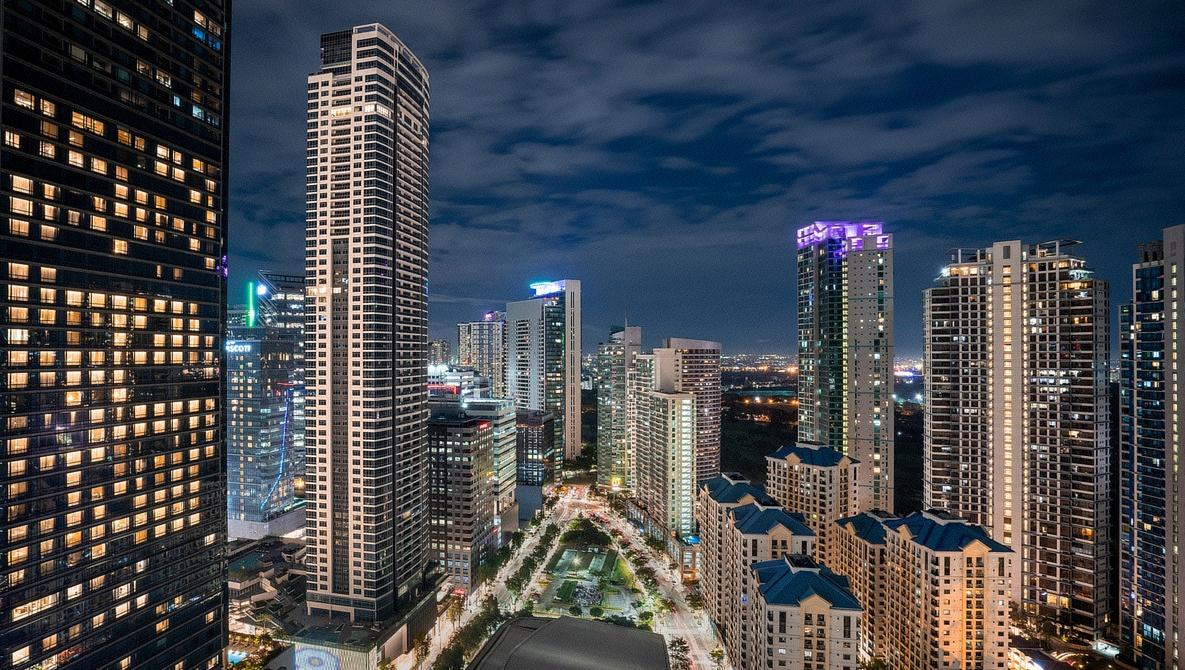
#> input picture IMG/lib/compressed_image_50.jpg, 1185 x 670 px, given in place of ciudad.jpg, which was not available
$ python lib.py
#> lines starting #> are read from the running program, lines starting #| are printed output that depends on the picture; pictures that were not available may be replaced by others from this repository, and a replacement may not be noted
import numpy as np
from scipy.fftpack import fft2, ifft2
from skimage import io, img_as_float
from skimage.util import img_as_ubyte

def pad_to_power_of_two(image):
    """ Pad image dimensions to the next power of two. """
    h, w = image.shape[:2]
#> h = 670; w = 1185
    new_h = 1 << (h - 1).bit_length()
#> new_h = 1024
    new_w = 1 << (w - 1).bit_length()
#> new_w = 2048
    padded_image = np.zeros((new_h, new_w, 3))
    padded_image[:h, :w, :] = image
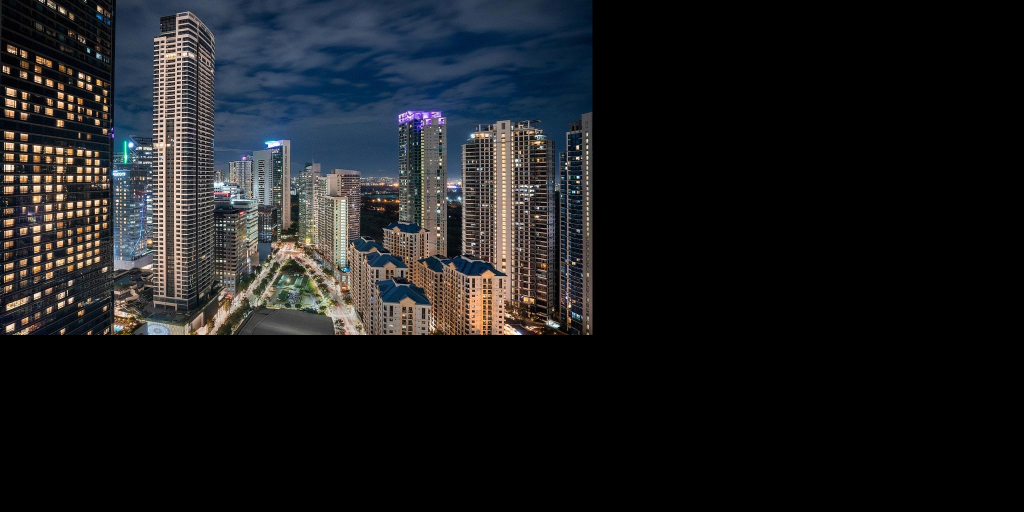
#> padded_image: shape (1024, 2048, 3) float64 (shown at 1/2 size); mean R, G, B 0.104, 0.11, 0.119
    return padded_image, (h, w)

def compress_channel(channel, compression_rate):
    """ Apply FFT, zero out coefficients, and apply inverse FFT. """
    # Perform FFT on the 2D channel
    transformed = fft2(channel)

    # Flatten the 2D FFT result and sort by magnitude
    flat = np.abs(transformed).flatten()
    threshold = np.percentile(flat, compression_rate * 100)

    # Zero out the smallest coefficients
    transformed[np.abs(transformed) < threshold] = 0

    # Perform inverse FFT
    compressed_channel = ifft2(transformed).real
    return compressed_channel

def compress_image(image, compression_rates):
    """ Compress an image using FFT at multiple compression rates. """
    padded_image, original_shape = pad_to_power_of_two(image)
#> original_shape = (670, 1185)
    h, w = original_shape
#> h = 670; w = 1185
    compressed_images = []

    for rate in compression_rates:
        compressed_image = np.zeros_like(padded_image)
        for channel in range(3):
            compressed_image[..., channel] = compress_channel(padded_image[..., channel], rate)
        compressed_images.append(compressed_image[:h, :w, :])
#> this loop made 3 passes
#> pass 1, in compress_channel, `compressed_channel = ifft2(transformed).real`:
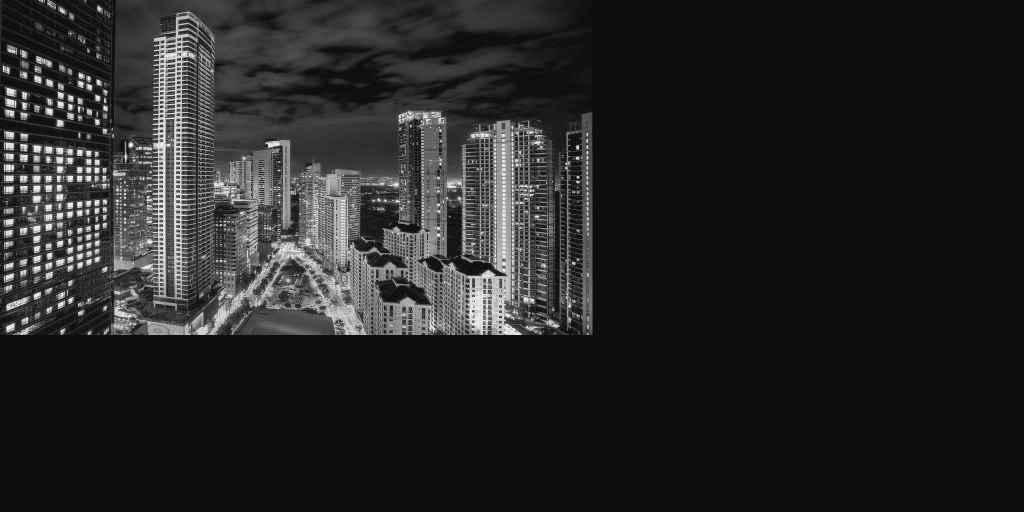
#> compressed_channel: shape (1024, 2048) float64 (shown at 1/2 size); min -0.0619, max 1.07, mean 0.104; drawn with min black and max white
#> pass 1, in compress_channel (call 2), `compressed_channel = ifft2(transformed).real`:
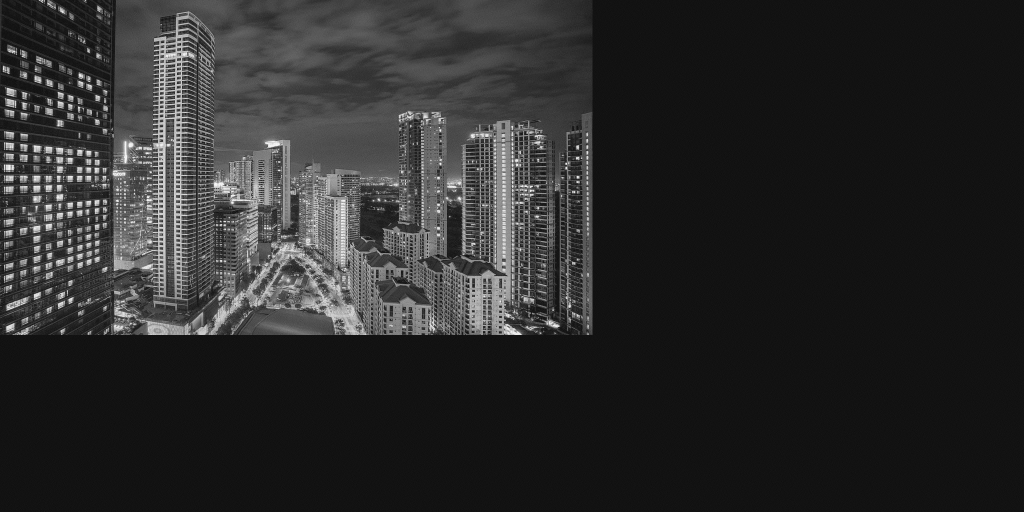
#> compressed_channel: shape (1024, 2048) float64 (shown at 1/2 size); min -0.081, max 1.04, mean 0.11; drawn with min black and max white
#> pass 1, in compress_channel (call 3), `compressed_channel = ifft2(transformed).real`:
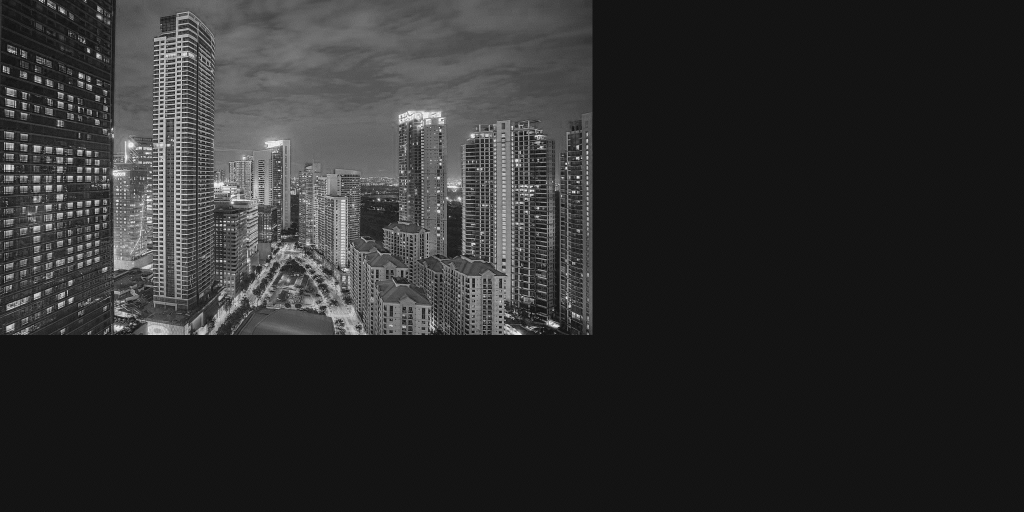
#> compressed_channel: shape (1024, 2048) float64 (shown at 1/2 size); min -0.0916, max 1.07, mean 0.119; drawn with min black and max white
#> after the loop:
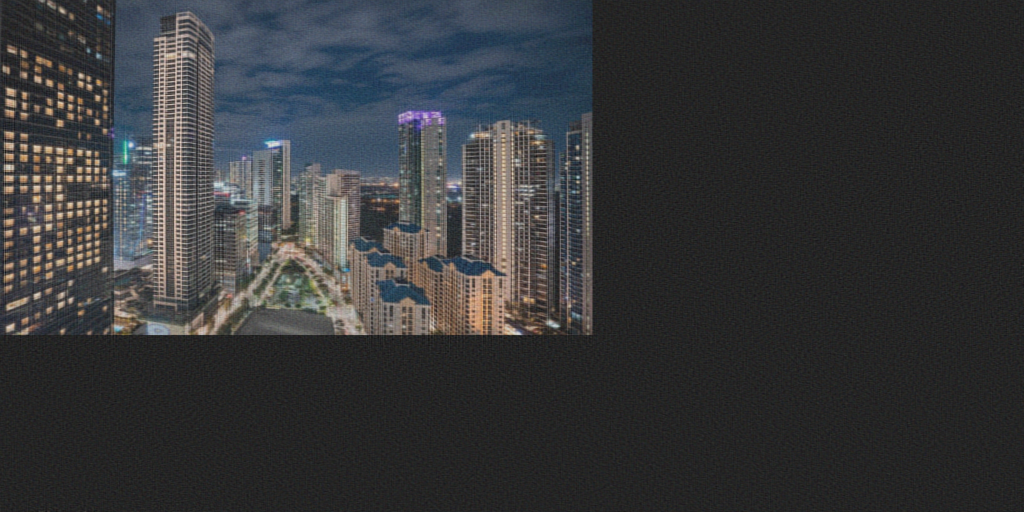
#> compressed_image: shape (1024, 2048, 3) float64 (shown at 1/2 size); mean R, G, B 0.104, 0.11, 0.119; drawn with min black and max white
#> after the loop, compressed_images = 3 items

    return compressed_images

# Load and preprocess the image
image_path = 'IMG/ciudad.jpg'  # Replace with your image path
image = img_as_float(io.imread(image_path))  # Normalizar a [0, 1]

# Set compression rates
compression_rates = [0.5, 0.8, 0.95]

# Compress the image
compressed_images = compress_image(image, compression_rates)
#> compressed_images = 3 items

# Save the original and compressed images
io.imsave('original_image.jpg', img_as_ubyte(image))

for i, rate in enumerate(compression_rates):
    # Convert to uint8 and save the compressed image
    compressed_image_uint8 = img_as_ubyte(np.clip(compressed_images[i], 0, 1))
    io.imsave(f'IMG/lib/compressed_image_{int(rate * 100)}.jpg', compressed_image_uint8)
